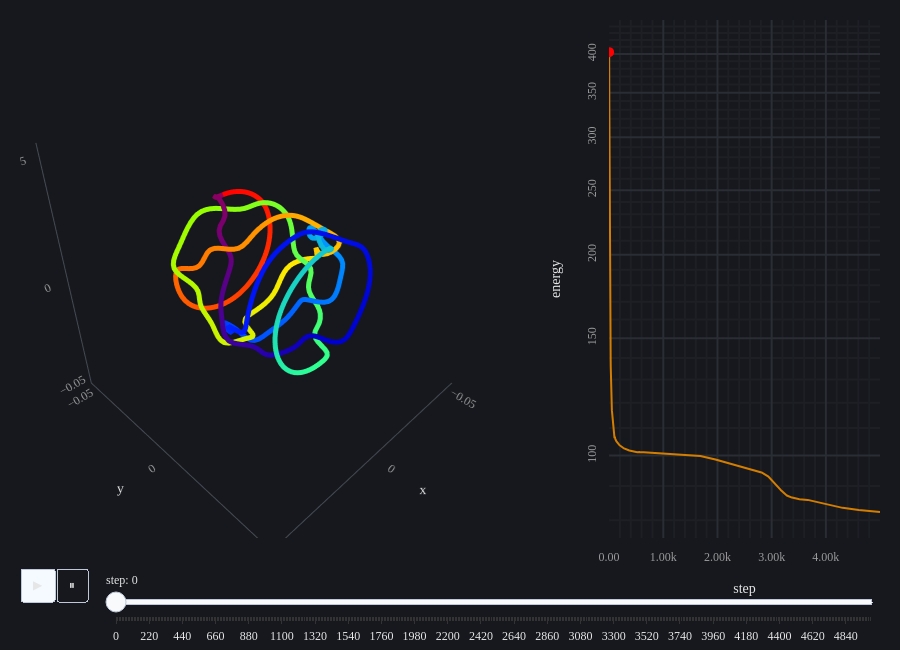

Notebook code for this chart:
### Code cell
from plotly.subplots import make_subplots

def plot_relaxation(states: list, energies: list | None = None, stride: int = 1) -> go.Figure:
    """ scrub through a list of knot states [n_pts, 3] (tensors or arrays). optional per-state energies get a side plot with a moving marker. """

    idx = list(range(0, len(states), stride))
    if idx[-1] != len(states) - 1:
        idx.append(len(states) - 1) # always include the final state

    def _np(s):
        return s.detach().cpu().numpy() if torch.is_tensor(s) else np.asarray(s)

    # close the loop for drawing
    snaps = [np.vstack([_np(states[i]), _np(states[i])[:1]]) for i in idx]

    # fixed, equal axis ranges over the whole run -> camera doesn't rescale per frame
    half = max(np.abs(s).max() for s in snaps) * 1.05
    axis = dict(range=[-half, half], autorange=False)

    has_e = energies is not None
    fig = make_subplots(
        rows=1, cols=2 if has_e else 1,
        specs=[[{"type": "scene"}, {"type": "xy"}]] if has_e else [[{"type": "scene"}]],
        column_widths=[0.65, 0.35] if has_e else None,
    )

    # trace 0: the knot (patched by every frame)
    p0 = snaps[0]
    fig.add_trace(go.Scatter3d(
        x=p0[:, 0], y=p0[:, 1], z=p0[:, 2], mode="lines",
        line=dict(width=10, color=np.arange(len(p0)), colorscale="rainbow"),
        name="knot", showlegend=False,
    ), row=1, col=1)

    if has_e:
        # trace 1: static energy curve, trace 2: moving marker
        fig.add_trace(go.Scatter(x=np.arange(len(energies)), y=energies, mode="lines", showlegend=False), row=1, col=2)
        fig.add_trace(go.Scatter(x=[idx[0]], y=[energies[idx[0]]], mode="markers",
                                 marker=dict(size=10, color="red"), showlegend=False), row=1, col=2)
        fig.update_yaxes(type="log", title_text="energy", row=1, col=2)
        fig.update_xaxes(title_text="step", row=1, col=2)

    frames = []
    for i, p in zip(idx, snaps):
        data = [go.Scatter3d(x=p[:, 0], y=p[:, 1], z=p[:, 2])]
        traces = [0]
        if has_e:
            j = min(i, len(energies) - 1)
            data.append(go.Scatter(x=[j], y=[energies[j]]))
            traces.append(2)
        frames.append(go.Frame(name=str(i), data=data, traces=traces))
    fig.frames = frames

    anim_opts = dict(mode="immediate", frame=dict(duration=0, redraw=True), transition=dict(duration=0))
    play_opts = dict(mode="immediate", frame=dict(duration=40, redraw=True), transition=dict(duration=0), fromcurrent=True)

    fig.update_layout(
        template="mine_dark+mine_3d",
        height=650,
        scene=dict(xaxis=axis, yaxis=axis, zaxis=axis, aspectmode="cube"),
        sliders=[dict(
            active=0,
            steps=[dict(label=str(i), method="animate", args=[[str(i)], anim_opts]) for i in idx],
            currentvalue=dict(prefix="step: ", xanchor="left"),
            x=0.1, len=0.9, y=0, yanchor="top", pad=dict(t=30),
        )],
        updatemenus=[dict(
            type="buttons", direction="left",
            x=0, y=0, xanchor="left", yanchor="top", pad=dict(t=30),
            buttons=[
                dict(label="▶", method="animate", args=[None, play_opts]),
                dict(label="⏸", method="animate", args=[[None], anim_opts]),
            ],
        )],
    )
    return fig

# states[i] should be the state BEFORE step i (so it lines up with nrgies[i]):
#   states = [x]; ... in the loop after the step: states.append(x)
plot_relaxation(states_snapsh, energies=nrgies, stride=10)
